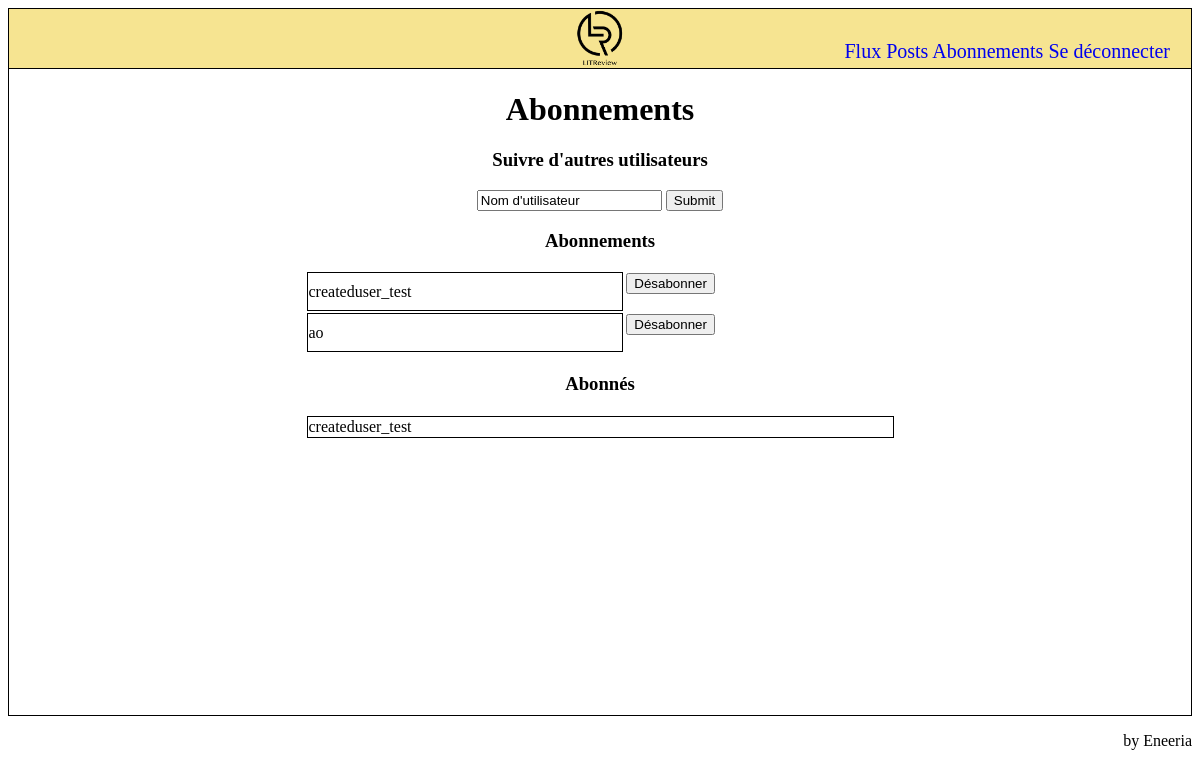
The page /subscriptions/ (signed in) on the database as committed earlier.
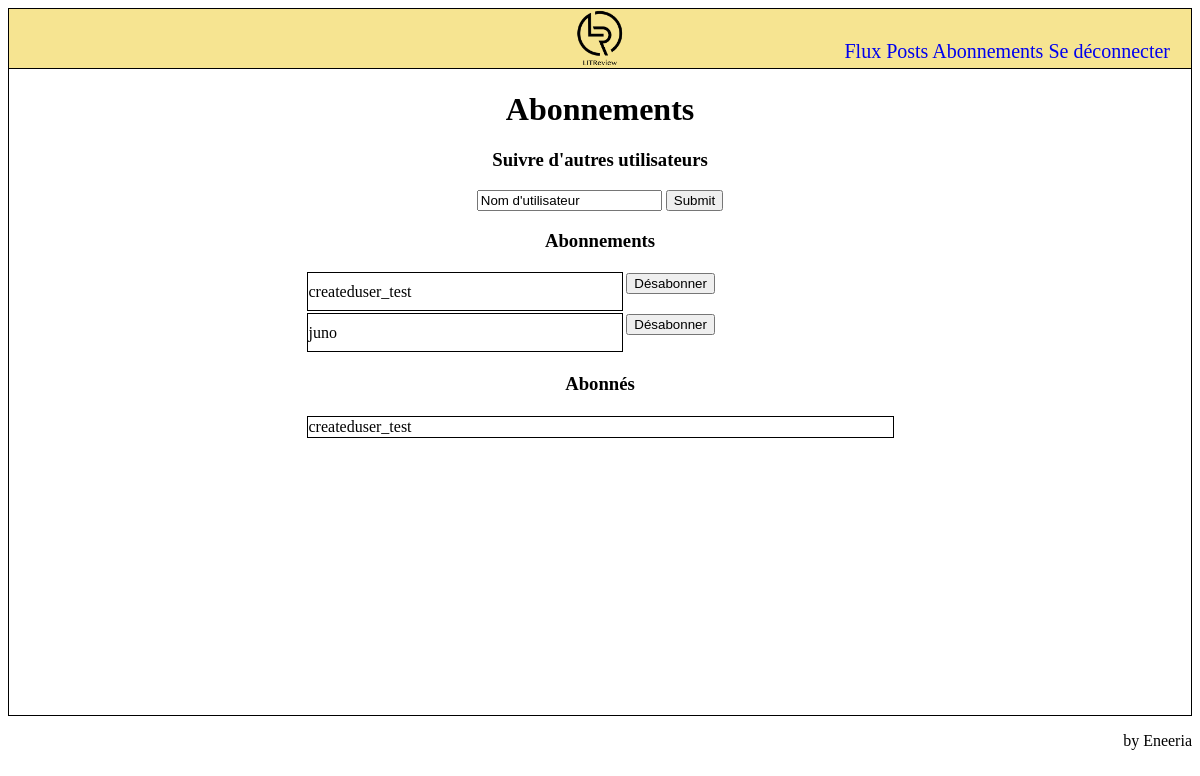
The same page on the database as committed later.
### reviews_webapp/models.py (models this page shows)
class UserFollows(models.Model):
    user = models.ForeignKey(
        to=settings.AUTH_USER_MODEL,
        on_delete=models.CASCADE,
        related_name='following')
    followed_user = models.ForeignKey(
        to=settings.AUTH_USER_MODEL,
        on_delete=models.CASCADE, related_name='followed_by')
    class Meta:
        unique_together = ('user', 'followed_user', )

### authentication/models.py (models this page shows)
class User(AbstractUser):
    pass

### reviews_webapp/views.py (the view, shortened to what this page needs)
# urls.py: path('subscriptions/', reviews_webapp.views.SubscriptionPageView.as_view(), name='subscriptions'),
class SubscriptionPageView(LoginRequiredMixin, View):
    template_name = "reviews_webapp/subscriptions.html"
    sub_form = SubscriptionForm()
    subscriptions = [relationship_object for relationship_object in UserFollows.objects.filter(user=User.objects.get(pk=1))]
    followers = [relationship_object.user for relationship_object in UserFollows.objects.filter(followed_user=User.objects.get(pk=1))]
    def get(self, request):
        context = {
            "form": self.sub_form,
            "subscriptions": self.subscriptions,
            "subscribers": self.followers,
        }
        return render(request, self.template_name, context)

### reviews_webapp/forms.py (shortened to what this page needs)
class SubscriptionForm(forms.Form):
    username = forms.CharField(max_length=30, initial='Nom d\'utilisateur', required=False)

### reviews_webapp/templates/reviews_webapp/subscriptions.html (shortened to what this page needs)
{% extends 'base.html' %}
{% block content %}
<h1>Abonnements</h1>
<h3>Suivre d'autres utilisateurs</h3>
<p>
    <form method="post">
        {{ form.username }}
        <input type="submit"/>
    </form>
</p>
<h3>Abonnements</h3>
<table style="width: 100%;">
    {% for relationship in subscriptions %}
        <tr>
        <td style="border: 1px solid black">{{ relationship.followed_user.username }}</td>
        <td>
            <form action="{% url 'subscriptions' %}" method="post">
                <button value="{{ relationship.id }}" name="unsubscribe_id" method="post">Désabonner</button>
            </form>
        </td>
    </tr>
    {% endfor %}
</table>
<h3>Abonnés</h3>
<table style="width: 100%;">
    {% for user in subscribers %}
    <tr>
        <td style="border: 1px solid black">{{ user }}</td>
    </tr>
    {% endfor %}
</table>
{% endblock content %}

### templates/base.html (shortened to what this page needs)
{% load static %}
<html>
    <head>
        <link rel="stylesheet" type="text/css" href="{% static 'css/style.css' %}">
    </head>
    <body>
        <div class="container">
            {% include 'includes/navbar.html' %}
            <div class="inside_container">
                {% block content %}{% endblock content %}
            </div>
        </div>
    </body>
    {% include 'includes/footer.html' %}
</html>

### templates/includes/navbar.html
{% load static %}
<nav class="nav">
    <a href="{% url 'feed' %}"><img src="{% static 'img/LITReview_logo.png' %}" alt="LITReview_logo" width="50px"></a>
    <div style="position: absolute; right: 30px; top: 40px">
        {% if user.is_authenticated %}
            <a href="{% url 'feed' %}">Flux</a>
            <a href="{% url 'posts' %}">Posts</a>
            <a href="{% url 'subscriptions' %}">Abonnements</a>
            <a href="{% url 'logout' %}">Se déconnecter</a>
        {% else %}
            <a href="{% url 'login' %}">Log in</a>
            <a href="{% url 'signup' %}">Sign up</a>
        {% endif %}
    </div>
</nav>

### templates/includes/footer.html
<p style="text-align: right;">by Eneeria</p>

### static/css/style.css (style rules this page uses)
.container { height: 90%; border: 1px solid black; padding: 0px; }
nav { width: 100%; display: inline-block; text-align: center; border-bottom: 1px solid black; background-color: #f6e491; font-size: 20px; }
a { text-decoration: none; }
.inside_container { width: 50%; margin:auto; text-align: center; }

Rows that differ between the two databases and show on the page:
removed UserFollows: followed_user.username "ao", {{ relationship.id }} 2 (drawn)
added UserFollows: followed_user.username "juno", {{ relationship.id }} 4 (drawn)
